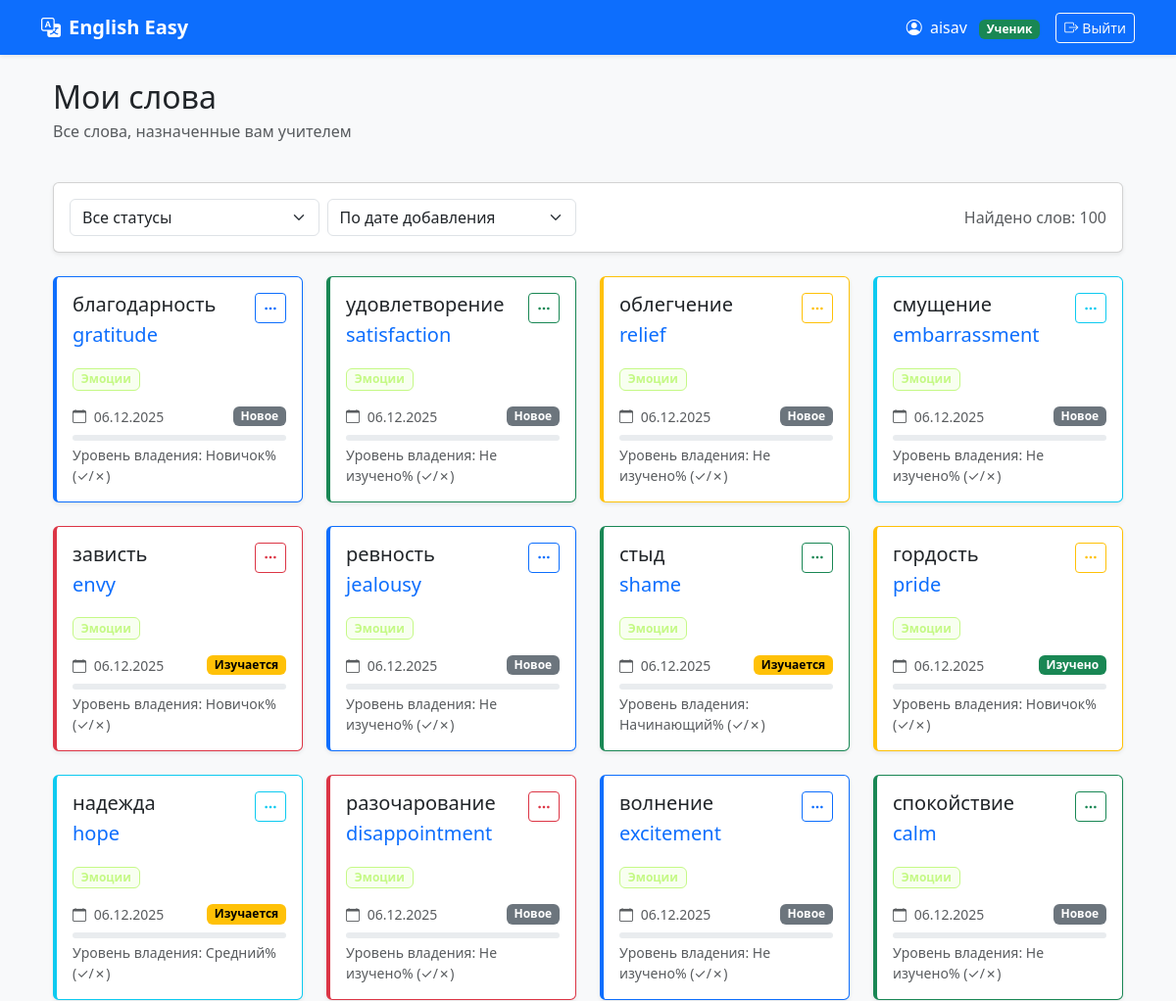
The page /vocabulary/student/words/ (signed in, upper part) on the database as committed earlier.
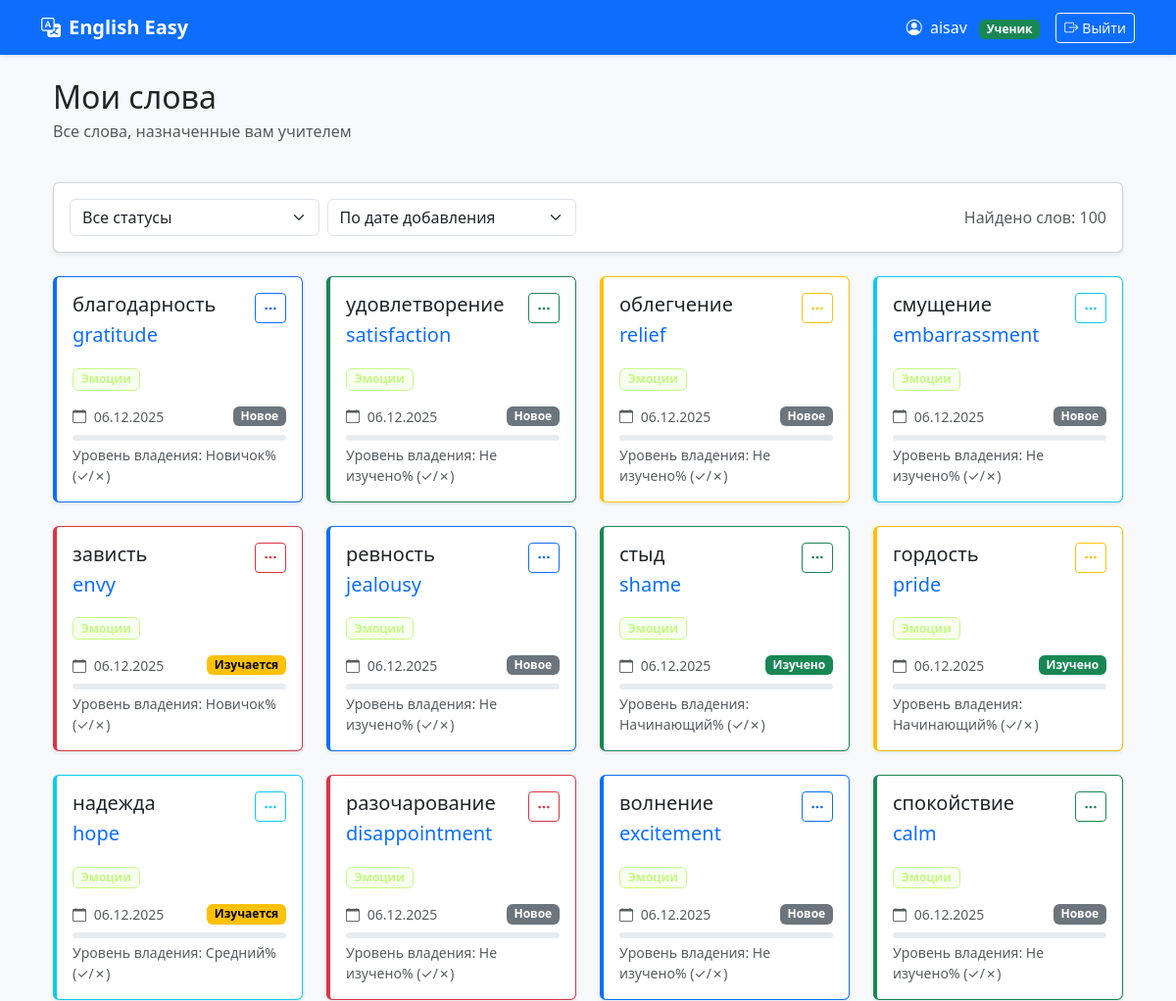
The same page on the database as committed later.
### vocabulary/models.py (models this page shows, shortened)
class StudentWord(models.Model):
    STATUS_CHOICES = (
        ('new', 'Новое'),
        ('learning', 'Изучается'),
        ('review', 'Повторение'),
        ('completed', 'Изучено'),
    )
    student = models.ForeignKey(
        settings.AUTH_USER_MODEL,
        on_delete=models.CASCADE,
        related_name='assigned_words',
        limit_choices_to={'role': 'student'}
    )
    assigned_by = models.ForeignKey(
        settings.AUTH_USER_MODEL,
        on_delete=models.SET_NULL,
        null=True,
        blank=True,
        related_name='assigned_words_by_teacher',
        verbose_name="Назначено учителем"
    )
    word = models.ForeignKey('Word', on_delete=models.CASCADE)
    assigned_at = models.DateTimeField("Назначено", auto_now_add=True)
    status = models.CharField("Статус", max_length=10, choices=STATUS_CHOICES, default='new')
    times_seen = models.IntegerField("Показов слова", default=0)
    times_attempted = models.IntegerField("Попыток ответа", default=0)
    times_correct = models.IntegerField("Правильных ответов", default=0)
    times_wrong = models.IntegerField("Неправильных ответов", default=0)
    total_response_time = models.IntegerField("Общее время ответов (мс)", default=0)
    avg_response_time = models.FloatField("Среднее время ответа (мс)", default=0.0)
    current_streak = models.IntegerField("Текущая серия правильных", default=0)
    longest_streak = models.IntegerField("Лучшая серия правильных", default=0)
    last_correct_date = models.DateTimeField("Последний правильный ответ", null=True, blank=True)
    first_seen = models.DateTimeField("Первое знакомство", auto_now_add=True)
    last_interaction = models.DateTimeField("Последнее взаимодействие", auto_now=True)
    class Meta:
        unique_together = ('student', 'word')
        ordering = ['-assigned_at']
        verbose_name = "Назначенное слово"
        verbose_name_plural = "Назначенные слова"
    def get_accuracy_percentage(self):
        if self.times_attempted == 0:
            return 0
        return (self.times_correct / self.times_attempted) * 100
    def get_mastery_level(self):
        accuracy = self.get_accuracy_percentage()
        if self.times_attempted == 0:
            return "Не изучено"
        elif accuracy >= 90 and self.current_streak >= 5:
            return "Мастер"
        elif accuracy >= 80 and self.current_streak >= 3:
            return "Продвинутый"
        elif accuracy >= 70:
            return "Средний"
        elif accuracy >= 50:
            return "Начинающий"
        else:
            return "Новичок"

class Word(models.Model):
    russian = models.CharField("Русский", max_length=100)
    english = models.CharField("English", max_length=100)
    topic = models.ForeignKey(
        Topic,
        null=True,
        blank=True,
        on_delete=models.SET_NULL,
        related_name='words'
    )
    created_at = models.DateTimeField(auto_now_add=True)
    class Meta:
        unique_together = ('russian', 'english')
        ordering = ['russian']
        verbose_name = "Слово"
        verbose_name_plural = "Слова"

class Topic(models.Model):
    name = models.CharField("Название темы", max_length=100)
    color = models.CharField("Цвет (HEX)", max_length=7, default="#3B82F6")
    created_at = models.DateTimeField(auto_now_add=True)
    class Meta:
        ordering = ['name']
        verbose_name = "Тема"
        verbose_name_plural = "Темы"

### vocabulary/views.py (the view)
# urls.py: path('student/words/', views.student_words_list, name='student_words'),
@login_required
def student_words_list(request):
    if not request.user.is_student():
        return redirect('dashboard:home')
    words = StudentWord.objects.filter(student=request.user)
    status = request.GET.get('status')
    if status and status != 'all':
        words = words.filter(status=status)
    sort_by = request.GET.get('sort', 'date')
    if sort_by == 'alphabet':
        words = words.order_by('word__russian')
    elif sort_by == 'topic':
        words = words.order_by('word__topic__name')
    else:
        words = words.order_by('-assigned_at')
    return render(request, 'vocabulary/student_words.html', {'words': words})

### users/models.py (called while the page is built)
    def is_teacher(self):
        return self.role == 'teacher'

    def is_student(self):
        return self.role == 'student'

### vocabulary/templates/vocabulary/student_words.html (shortened to what this page needs)
{% extends 'base.html' %}
{% block content %}
<div class="container-fluid">
    <div class="row mb-4">
        <div class="col">
            <h1 class="h2 mb-1">Мои слова</h1>
            <p class="text-muted">Все слова, назначенные вам учителем</p>
        </div>
    </div>
    <div class="card shadow-sm mb-4">
        <div class="card-body py-3">
            <div class="row align-items-center">
                <div class="col-md-6 mb-2 mb-md-0">
                    <form method="get" class="d-flex">
                        <select name="status" class="form-select me-2" onchange="this.form.submit()">
                            <option value="all" {% if not request.GET.status or request.GET.status == 'all' %}selected{% endif %}>Все статусы</option>
                        </select>
                        <select name="sort" class="form-select" onchange="this.form.submit()">
                            <option value="date" {% if request.GET.sort == 'date' %}selected{% endif %}>По дате добавления</option>
                        </select>
                    </form>
                </div>
                <div class="col-md-6 text-md-end">
                    <span class="text-muted">Найдено слов: {{ words.count }}</span>
                </div>
            </div>
        </div>
    </div>
    {% if words %}
        <div class="row" id="wordsList">
            {% for student_word in words %}
                <div class="col-md-6 col-lg-4 col-xl-3 mb-4">
                    <div class="card word-card border-{% cycle 'primary' 'success' 'warning' 'info' 'danger' as cardcolor %} shadow-sm h-100">
                        <div class="card-body">
                            <div class="d-flex justify-content-between align-items-start mb-3">
                                <div>
                                    <h5 class="card-title mb-1">{{ student_word.word.russian }}</h5>
                                    <p class="card-text text-primary fs-5">{{ student_word.word.english }}</p>
                                </div>
                                <div class="dropdown">
                                    <button class="btn btn-sm btn-outline-{{ cardcolor }}" type="button" data-bs-toggle="dropdown">
                                        <i class="bi bi-three-dots"></i>
                                    </button>
                                </div>
                            </div>
                            {% if student_word.word.topic %}
                                <span class="badge mb-3" style="background-color: {{ student_word.word.topic.color }}20; color: {{ student_word.word.topic.color }}; border: 1px solid {{ student_word.word.topic.color }}">
                                    {{ student_word.word.topic.name }}
                                </span>
                            {% endif %}
                            <div class="d-flex justify-content-between align-items-center mb-2">
                                <small class="text-muted">
                                    <i class="bi bi-calendar me-1"></i>
                                    {{ student_word.assigned_at|date:"d.m.Y" }}
                                </small>
                                <span class="badge bg-{{ student_word.status }}">
                                    {{ student_word.get_status_display }}
                                </span>
                            </div>
                            <div class="progress" style="height: 6px;">
                            </div>
                            <small class="text-muted d-block mt-1">
                                Уровень владения: {{ student_word.get_mastery_level }}%
                                ({{ student_word.correct_answers }}✓/{{ student_word.wrong_answers }}✗)
                            </small>
                        </div>
                    </div>
                </div>
            {% endfor %}
        </div>
    {% endif %}
</div>
{% endblock %}

Rows that differ between the two databases and show on the page:
changed StudentWord "стыд": status "Изучается" → "Изучено"
changed StudentWord "гордость": get_mastery_level "Новичок" → "Начинающий"
